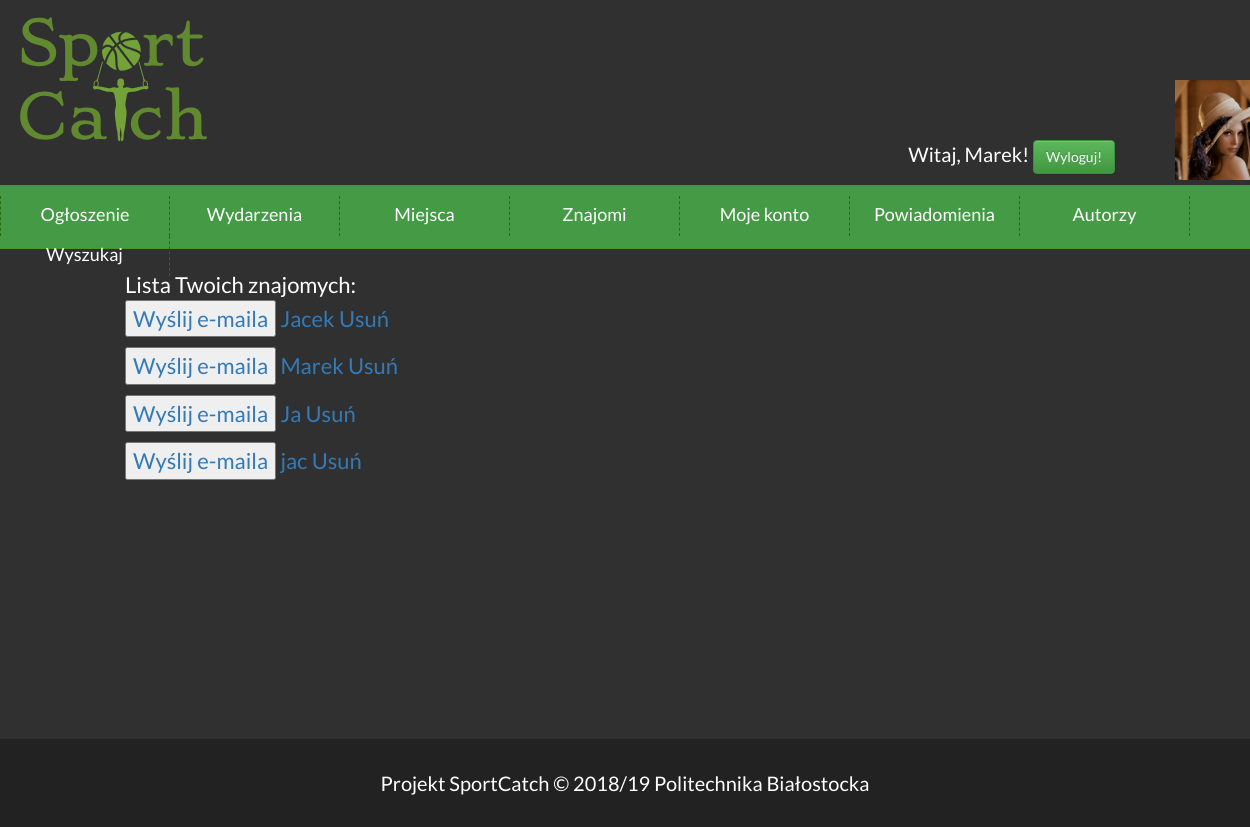
Page /account/my_friends (signed in) on the committed database.
### account/models.py (models this page shows, shortened)
class Profile(models.Model):
    user = models.OneToOneField(settings.AUTH_USER_MODEL, on_delete=models.CASCADE)
    date_of_birth = models.DateField(blank=True, null=True)
    photo = models.ImageField(upload_to='profile_image', blank=True)
    friends=models.ManyToManyField("self",related_name="friends")
    rate=models.IntegerField(default=0)
    def __str__(self):
        return self.user.username

### account/views.py (the view)
# urls.py: path('my_friends',views.my_friends, name='my_friends'),
def my_friends(request):
	profil = Profile.objects.get(user=request.user)
	return render(request, 'account/my_friends.html',{'user':profil})

### account/templates/account/my_friends.html
{% extends "Base.html" %}
{% block content %}
<div class="informacja"> Lista Twoich znajomych:
    {% if user.friends.all %}
    {% for u in user.friends.all %}
    <p><a href = "{% url 'email' nick=u %}"><button>Wyślij e-maila</button></a> <a href="{% url 'other_account_info' pk=u.user.pk %}"> {{u.user.first_name}}</a><a href="{% url 'delete_friend' pk=u.user.pk %}"> Usuń</a>
        {% endfor %}
    {% else %}
    <p>brak znajomych
    {% endif %}
</div>
</div>
{% endblock content %}

### event/templates/Base.html (shortened to what this page needs)
<!DOCTYPE HTML>
<html lang="pl">
<head>
	<link rel="stylesheet" href="https://maxcdn.bootstrapcdn.com/bootstrap/3.3.7/css/bootstrap.min.css">
	<link rel="stylesheet" href="https://maxcdn.bootstrapcdn.com/bootstrap/3.3.7/css/bootstrap-theme.min.css">
	<link href="/static/style.css" rel="stylesheet" type="text/css" />
	<link href="css/fontello.css" rel="stylesheet" type="text/css" />
</head>
<body>
	<div class="wrapper">
		<div class="header">
			<div class="logo">
				<a  href="{% url 'index' %}"><img src="/static/images/sportcatch.svg"/></a>
			</div>
		</div>
		<div class="login" >
		{% if request.user.is_authenticated%}
			<p>
			Witaj, {{ request.user.username }}!
			<a href="{% url 'logout' %}" class="btn btn-success">
                Wyloguj!
                 </a>
			</p>
			{% if user.photo %} <p></p>
		<img   height="100" src="{{user.photo.url}}"/>
			{%endif%}
		{% else %}
			<div style="margin-top:60px;">
			<a  href="{% url 'login'%}?next={{ request.path|urlencode }}" class="btn btn-success">Zaloguj się</a>
			<span >lub</span>
			<a href="{% url 'register' %}"  class="btn btn-danger">Zarejestruj się</a>
				</div>
			{% endif %}
		</div>
		<div class="nav">
			<ol>
				<li><span>Ogłoszenie</span>
				</li>
				<li><span>Wydarzenia</span>
				</li>
				<li><span>Miejsca</span>
				</li>
				{% if not request.user.username == 'admin' %}
				{% if request.user.is_authenticated%}
				<li><a href="#">Znajomi</a>
				</li>
				{%endif%}
				{% if request.user.is_authenticated%}
				<li><a href="{% url 'my_account' %}">Moje konto</a></li>
				<li>{% if request.session.new_notifications != null %}
					<a href="{% url 'get_notifications'%}">{{request.session.new_notifications}}</a>
					{% else %}
					<a href="{% url 'get_notifications'%}">Powiadomienia</a>
					{% endif %}
				</li>
				{%endif%}
				{%endif%}
				<li><a href="{% url 'authors' %}">Autorzy</a></li>
				<li><a href="{%url 'searching' %}">Wyszukaj</a></li>
			</ol>
		</div>
		<div class="content">
			{% block content %}
			{% load emoticons_tags %}
			{% endblock content %}
		</div>
		<div class="footer">Projekt SportCatch &copy; 2018/19 Politechnika Białostocka</div>
</body>
</html>

### event/static/style.css (style rules this page uses)
body { background-color: #303030; color: #ffffff; font-family: 'Lato', sans-serif; font-size: 20px; margin: 0 !important; }
.informacja { font-size: 22px; padding-bottom:15px; }
.wrapper { width: 100%; }
.header { width:100%; padding: 0 0 80px; }
.login { position:relative; height:100px; width: 400px; top:0%; left:70%; margin-bottom: 5px; }
.login img { position:absolute; right:0%; top:0%; }
.login p { margin-top:60px; position:absolute; right:40%; }
.logo { width: 450px; font-size: 48px; margin-left: 10px; margin-top: 10px; margin-right: auto; float: left; }
.logo img { height:150px; }
.nav { width: 100%; padding: 10px 0; background-color: #459b45; text-align: center; border-top: 1px solid #46981F; border-bottom: 1px solid #46981F; }
.content { margin-top: 10px; margin-bottom: 10px; width: 1000px; margin-left: auto; margin-right: auto; text-align: justify; padding-top: 10px; min-height: 460px; }
.footer { text-align: center; background-color: #222222; padding: 30px; margin-top: 20px; }
ol { padding: 0; margin: 0; list-style-type: none; font-size: 18px; height: 35px; line-height: 200%; display: inline-block; }
ol a { color: #ffffff; text-decoration: none; display: block; }
ol > li { float: left; width: 170px; height: 40px; border-right: 1px dashed #296D09; transition: 0.3s; }
ol > li:first-child { border-left: 1px dashed #296D09; }

### rows in the picture
Profile: photo (picture), user.first_name "Marek"
Profile: user.first_name "Jacek"
Profile: user.first_name "Ja"
Profile: user.first_name "jac"

### other values in the picture
{{ request.user.username }} "Marek"
